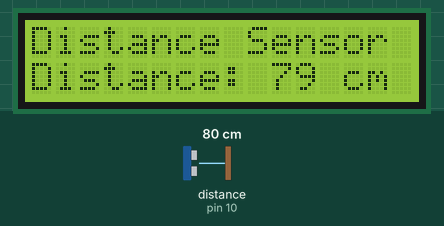
This sketch was run on a simulated Arduino Uno, built with avr-gcc and run on an emulated ATmega328P. Parts: 16×2 character LCD. Wiring (inferred from the names in the program): ultrasonic range finder: trigger pin 9; echo pin 10. The test bench sets the inputs (shaded band); at power-on: distance to the obstacle (sensor on pin 10) 80 cm. The echo pulse lasts 58.3 µs per cm; what the sketch prints to the serial monitor is not drawn.

Above: at 1.2 s.
1.3 s: distance to the obstacle (sensor on pin 10) set to 2 cm
At 2.8 s:
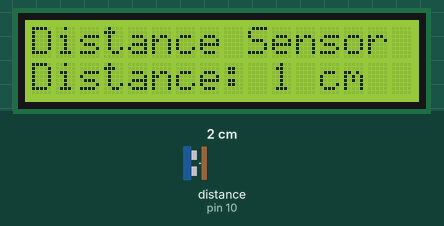
5.4 s: distance to the obstacle (sensor on pin 10) set to 4 cm
At 6.7 s:
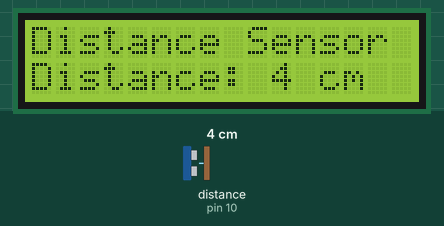
8.8 s: distance to the obstacle (sensor on pin 10) set to 9 cm
At 9.9 s:
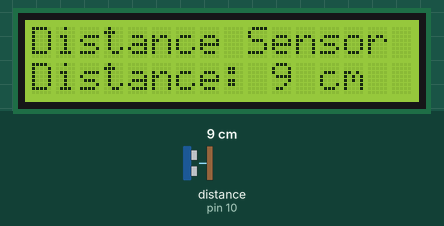
Timing chart, 0 to 11.8 s (numbered marks = the images above; inputs shaded):
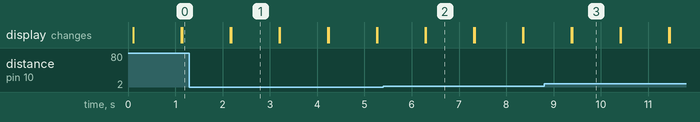

The sketch:

sketch_jun2a.ino
```cpp
#include <Wire.h>
#include <LiquidCrystal_I2C.h>

// Initialize the LCD
LiquidCrystal_I2C lcd(0x27, 16, 2);

// Define pins for HC-SR04
const int trigPin = 9;
const int echoPin = 10;
long duration, distance;
void setup() {
  // Initialize serial communication
  Serial.begin(9600);

  // Initialize the LCD
  lcd.init();
  lcd.backlight();

  // Set up the HC-SR04 pins
  pinMode(trigPin, OUTPUT);
  pinMode(echoPin, INPUT);

  // Print a startup message on the LCD
  lcd.setCursor(0, 0);
  lcd.print("Distance Sensor");
}

void loop() {
  // Clear the second line on the LCD
  lcd.setCursor(0, 1);
  lcd.print("                ");

  // Trigger the HC-SR04 sensor
  digitalWrite(trigPin, LOW);
  delayMicroseconds(2);
  digitalWrite(trigPin, HIGH);
  delayMicroseconds(10);
  digitalWrite(trigPin, LOW);

  // Read the echo pin
  long duration = pulseIn(echoPin, HIGH);

  // Calculate the distance in centimeters
  distance = duration / 58.2;

  // Print the distance to the serial monitor
  Serial.print("Distance: ");
  Serial.print(distance);
  Serial.println(" cm");

  // Display the distance on the LCD
  lcd.setCursor(0, 1);
  lcd.print("Distance: ");
  lcd.print(distance);
  lcd.print(" cm");

  // Wait for a short period before the next measurement
  delay(1000);
}
```

Measured:
- after the input at 1.3 s, the display: first differs from a run without the input after 0.88 s (image 1)
- after the input at 5.4 s, the display: first differs from a run without the input after 0.90 s (image 2)
- after the input at 8.8 s, the display: first differs from a run without the input after 0.59 s (image 3)
- what the display in image 1 shows lasts 1.0 s, from 2.2 s to 3.2 s
